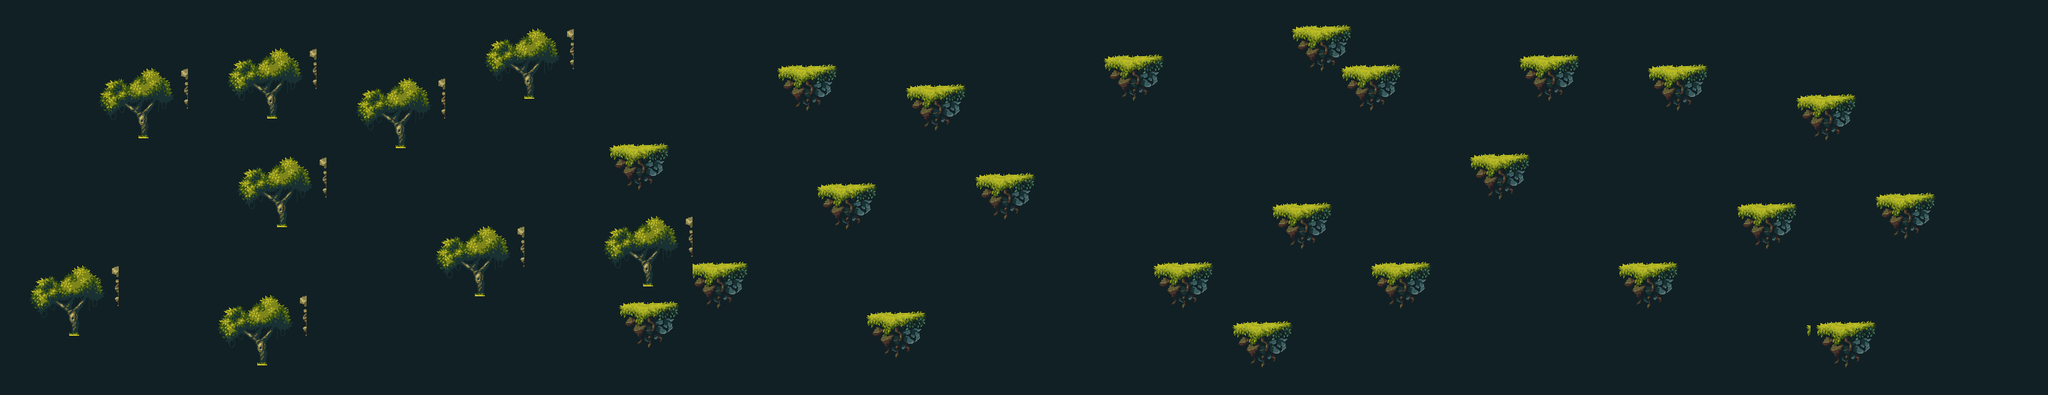

The image is a tile-based game level rendered from a .tmx file. Its description and source (layers, tilesets, objects; grid data summarised) follow:
An orthogonal 207x40 tile map with 16x16 px tiles, 2 tile layers (Fondo fondo, Capa de patrones 2).

<map version="1.2" tiledversion="1.2.4" orientation="orthogonal" renderorder="right-down" width="207" height="40" tilewidth="16" tileheight="16" infinite="0" nextlayerid="4" nextobjectid="1">
 <tileset firstgid="1" name="tileset" tilewidth="16" tileheight="16" tilecount="1160" columns="58">
  <image source="Assets/tileset.png" width="928" height="320" />
 </tileset>
 <layer id="2" name="Fondo fondo" width="207" height="40">
  <data>[8280 cells, 8280 non-empty, 4 distinct tile ids]</data>
 </layer>
 <layer id="3" name="Capa de patrones 2" width="207" height="40">
  <data>[8280 cells, 1864 non-empty, 142 distinct tile ids]</data>
 </layer>
</map>
